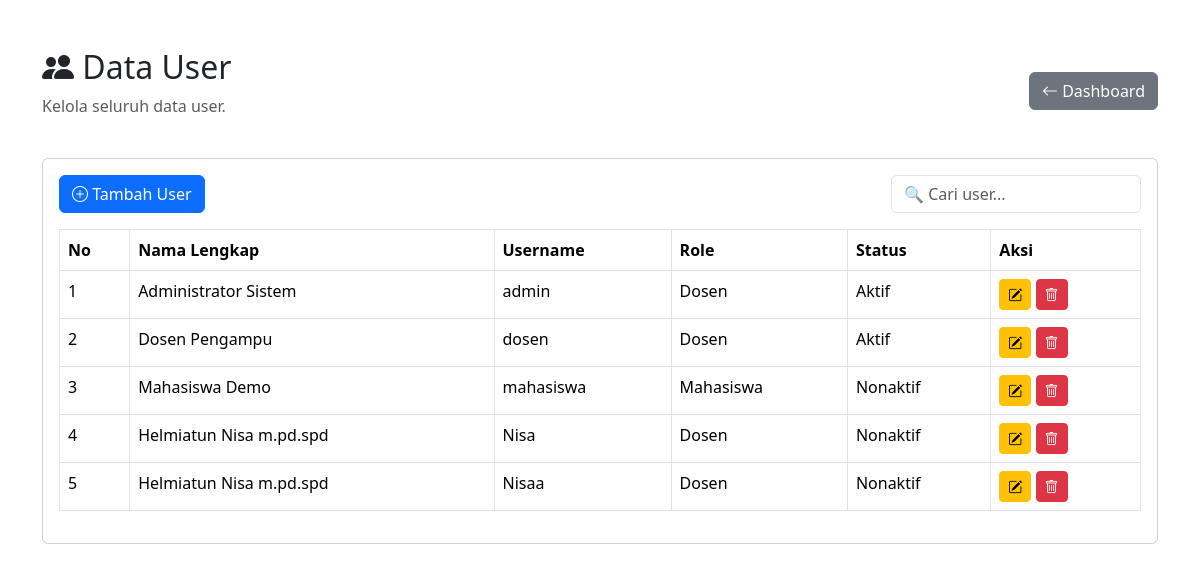
Screenshot of /user.php with the database file from the repository.
### tables this page shows
CREATE TABLE `user_login` (
  `id_user` int(11) NOT NULL,
  `nama_lengkap` varchar(100) NOT NULL,
  `username` varchar(50) NOT NULL,
  `password` varchar(255) NOT NULL,
  `role` enum('admin','dosen','mahasiswa') DEFAULT 'mahasiswa',
  `status` enum('aktif','nonaktif') DEFAULT 'aktif',
  `created_at` timestamp NOT NULL DEFAULT current_timestamp()
);

### user.php (the view, shortened to what this page needs)
<?php
include 'koneksi.php';
$data = mysqli_query($koneksi, "SELECT * FROM user_login");
?>
<!DOCTYPE html>
     <html lang="id">
          <head>
        <link href="https://cdn.jsdelivr.net/npm/bootstrap@5.3.3/dist/css/bootstrap.min.css" rel="stylesheet">
        <link rel="stylesheet" href="https://cdn.jsdelivr.net/npm/bootstrap-icons@1.11.3/font/bootstrap-icons.min.css">
</head>
<body>
    <div class="container py-5">
        <div class="d-flex justify-content-between align-items-center mb-4">
            <div>
                <h2 class="page-title">
                    <i class="bi bi-people-fill"></i>
                    Data User
                </h2>
                <p class="text-muted">Kelola seluruh data user.</p>
            </div>
            <a href="dashboard.php" class="btn btn-secondary">
                <i class="bi bi-arrow-left"></i> Dashboard
            </a>
        </div>
        <div class="card">
            <div class="card-body">
                <div class="d-flex justify-content-between mb-3">
                    <a href="tambah_user.php" class="btn btn-primary">
                        <i class="bi bi-plus-circle"></i> Tambah User
                    </a>
                    <input type="text" id="searchInput" class="form-control" placeholder="🔍 Cari user..." style="width:250px;">
                </div>
                <div class="table-responsive">
                    <table class="table table-bordered table-hover table-search">
                        <thead>
                            <tr>
                                <th>No</th>
                                <th>Nama Lengkap</th>
                                <th>Username</th>
                                <th>Role</th>
                                <th>Status</th>
                                <th>Aksi</th>
                            </tr>
                        </thead>
                        <tbody>
                            <?php
                            $no=1;
                            while($row=mysqli_fetch_assoc($data)){
                                ?>
                                <tr>
                                    <td><?= $no++; ?></td>
                                    <td><?= $row['nama_lengkap']; ?></td>
                                    <td><?= $row['username']; ?></td>
                                    <td><?= ucfirst($row['role']); ?></td>
                                    <td>
                                        <span class="badge-status">
                                            <?= ucfirst($row['status']); ?>
                                        </span>
                                    </td>
                                    <td>
                                        <a href="edit_user.php?id=<?= $row['id_user']; ?>" class="btn btn-warning btn-sm">
                                            <i class="bi bi-pencil-square"></i>
                                        </a>
                                        <a href="hapus_user.php?id=<?= $row['id_user']; ?>" class="btn btn-danger btn-sm" onclick="return confirm('Yakin ingin menghapus user ini?')">
                                            <i class="bi bi-trash"></i>
                                        </a>
                                    </td>
                                </tr>
                                <?php }
                                ?>
                            </tbody>
                        </table>
                    </div>
                </div>
            </div>
        </div>
    </body>
</html>

### rows the page displays
user_login: nama_lengkap "Administrator Sistem", username "admin", role "Dosen", status "Aktif"
user_login: nama_lengkap "Dosen Pengampu", username "dosen", role "Dosen", status "Aktif"
user_login: nama_lengkap "Mahasiswa Demo", username "mahasiswa", role "Mahasiswa", status "Nonaktif"
user_login: nama_lengkap "Helmiatun Nisa m.pd.spd", username "Nisa", role "Dosen", status "Nonaktif"
user_login: nama_lengkap "Helmiatun Nisa m.pd.spd", username "Nisaa", role "Dosen", status "Nonaktif"
